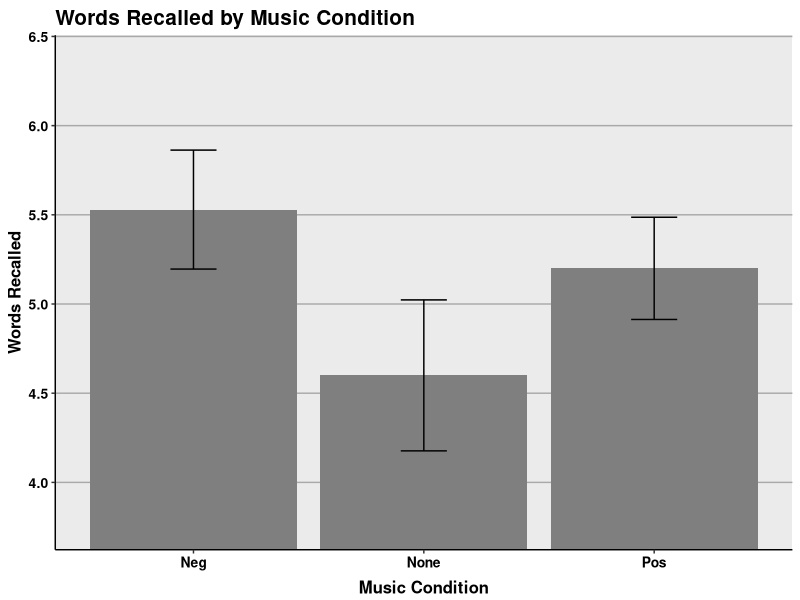
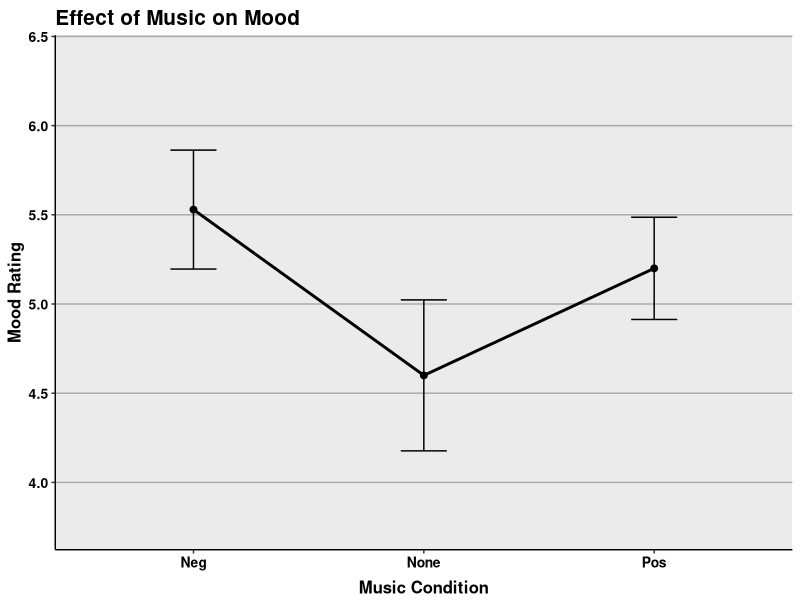
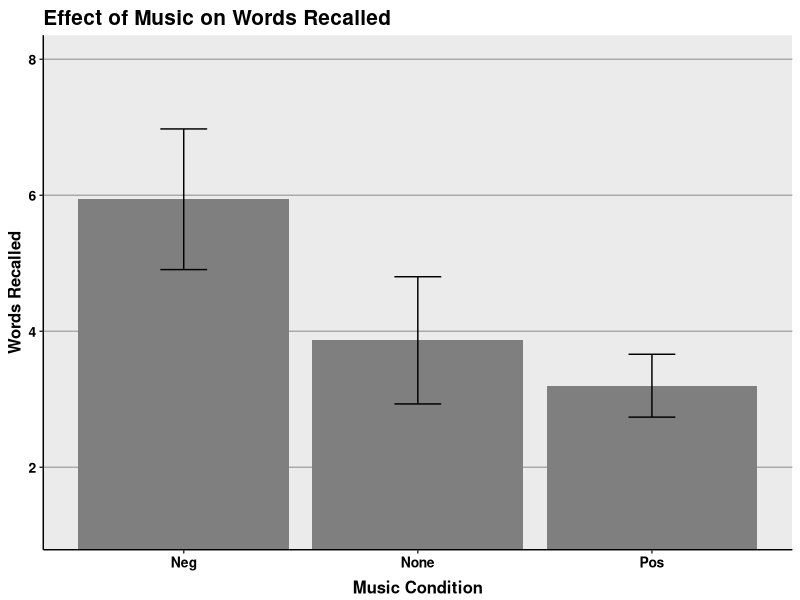
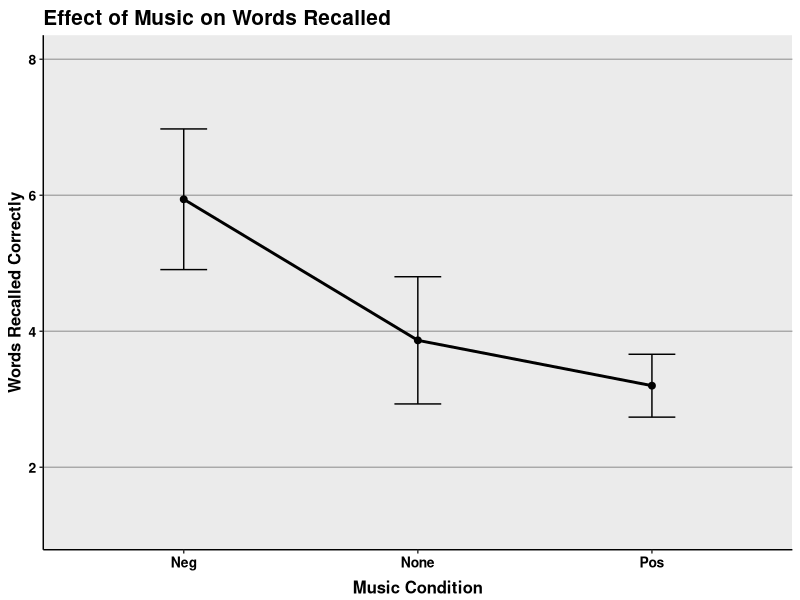

Reproduce these figures in R, in order.
## ---- chunk 1
dat<-read.csv("EffectsofMusiconMood.csv")
## ---- chunk 2
str(dat)
## ---- chunk 3
summary(aov(Mood.Rating~Condition, data=dat))
## ---- chunk 4

library(ggplot2)
library(gplots)
library(dplyr)

temp<-dat%>%group_by(Condition)%>%
  summarize(means=mean(Mood.Rating),
            sems=sd(Mood.Rating)/sqrt(length(Mood.Rating)))

f<-ggplot(temp, aes(x=Condition,
                    y=means,
                    fill=Condition))+
  geom_bar(stat="identity",position=position_dodge())+
  scale_fill_manual(values=c("darkgreen","red","blue"),
                     name="Music",
                     breaks=c("neg","no", "pos"),
                     labels=c("Neg", "No", "Pos"))+
  geom_errorbar(aes(ymax=means+sems,
                    ymin=means-sems),
                width=.2,
                position=position_dodge(.9))+
  ggtitle("Words Recalled by Music Condition")+
  labs(x="Music Condition",y="Words Recalled")+
  theme(plot.title=element_text(size=15,face="bold",vjust=.5))+
  theme(axis.title.x=element_text(size=12,face="bold",vjust=-.25))+
  theme(axis.title.y=element_text(size=12,face="bold",vjust=1))+
  theme(axis.text.x=element_text(size=10,face="bold",color="black"))+
  theme(axis.text.y=element_text(size=10,face="bold",color="black"))+
  coord_cartesian(ylim=c(min(temp$means)-2*max(temp$sems),
                         max(temp$means)+2*max(temp$sems)))+
  theme(panel.border=element_blank(),axis.line=element_line())+
  theme(panel.grid.major.x=element_blank())+
  theme(panel.grid.major.y=element_line(color="darkgrey"))+
  theme(panel.grid.minor.y=element_blank())+
  theme(legend.position=c(.4,.76))+
  theme(legend.background=element_blank())+
  theme(legend.background=element_rect(color="black"))+
  theme(legend.title=element_blank())+
  theme(legend.title=element_text(size=12))+
  theme(legend.title.align=.5)+
  theme(legend.text=element_text(size=10,face="bold"))
f

f<-ggplot(temp, aes(x=as.factor(Condition),
                    y=means,
                    group=1))+
  geom_line(size=1)+
  geom_point(size=2)+
  geom_errorbar(aes(ymax=means+sems,
                    ymin=means-sems),
                width=.2)+
  ggtitle("Effect of Music on Mood")+
  labs(x="Music Condition",y="Mood Rating")+
  theme(plot.title=element_text(size=15,face="bold",vjust=.5))+
  theme(axis.title.x=element_text(size=12,face="bold",vjust=-.25))+
  theme(axis.title.y=element_text(size=12,face="bold",vjust=1))+
  theme(axis.text.x=element_text(size=10,face="bold",color="black"))+
  theme(axis.text.y=element_text(size=10,face="bold",color="black"))+
  coord_cartesian(ylim=c(min(temp$means)-2*max(temp$sems),
                         max(temp$means)+2*max(temp$sems)))+
  theme(panel.border=element_blank(),axis.line=element_line())+
  theme(panel.grid.major.x=element_blank())+
  theme(panel.grid.major.y=element_line(color="darkgrey"))+
  theme(panel.grid.minor.y=element_blank())
f
## ---- chunk 5
summary(aov(Words.Correct~Condition, data=dat))
## ---- chunk 6

library(ggplot2)
library(gplots)
library(dplyr)

temp<-dat%>%group_by(Condition)%>%
  summarize(means=mean(Words.Correct),
            sems=sd(Words.Correct)/sqrt(length(Words.Correct)))

f<-ggplot(temp, aes(x=Condition,
                    y=means,
                    fill=Condition))+
  geom_bar(stat="identity",position=position_dodge())+
  scale_fill_manual(values=c("darkgreen","red","blue"),
                     name="Music",
                     breaks=c("neg","no", "pos"),
                     labels=c("Neg", "No", "Pos"))+
  geom_errorbar(aes(ymax=means+sems,
                    ymin=means-sems),
                width=.2,
                position=position_dodge(.9))+
  ggtitle("Effect of Music on Words Recalled")+
  labs(x="Music Condition",y="Words Recalled")+
  theme(plot.title=element_text(size=15,face="bold",vjust=.5))+
  theme(axis.title.x=element_text(size=12,face="bold",vjust=-.25))+
  theme(axis.title.y=element_text(size=12,face="bold",vjust=1))+
  theme(axis.text.x=element_text(size=10,face="bold",color="black"))+
  theme(axis.text.y=element_text(size=10,face="bold",color="black"))+
  coord_cartesian(ylim=c(min(temp$means)-2*max(temp$sems),
                         max(temp$means)+2*max(temp$sems)))+
  theme(panel.border=element_blank(),axis.line=element_line())+
  theme(panel.grid.major.x=element_blank())+
  theme(panel.grid.major.y=element_line(color="darkgrey"))+
  theme(panel.grid.minor.y=element_blank())+
  theme(legend.position=c(.4,.76))+
  theme(legend.background=element_blank())+
  theme(legend.background=element_rect(color="black"))+
  theme(legend.title=element_blank())+
  theme(legend.title=element_text(size=12))+
  theme(legend.title.align=.5)+
  theme(legend.text=element_text(size=10,face="bold"))
f

f<-ggplot(temp, aes(x=as.factor(Condition),
                    y=means,
                    group=1))+
  geom_line(size=1)+
  geom_point(size=2)+
  geom_errorbar(aes(ymax=means+sems,
                    ymin=means-sems),
                width=.2)+
  ggtitle("Effect of Music on Words Recalled")+
  labs(x="Music Condition",y="Words Recalled Correctly")+
  theme(plot.title=element_text(size=15,face="bold",vjust=.5))+
  theme(axis.title.x=element_text(size=12,face="bold",vjust=-.25))+
  theme(axis.title.y=element_text(size=12,face="bold",vjust=1))+
  theme(axis.text.x=element_text(size=10,face="bold",color="black"))+
  theme(axis.text.y=element_text(size=10,face="bold",color="black"))+
  coord_cartesian(ylim=c(min(temp$means)-2*max(temp$sems),
                         max(temp$means)+2*max(temp$sems)))+
  theme(panel.border=element_blank(),axis.line=element_line())+
  theme(panel.grid.major.x=element_blank())+
  theme(panel.grid.major.y=element_line(color="darkgrey"))+
  theme(panel.grid.minor.y=element_blank())
f
## ---- chunk 7

mean(dat$Words.Correct[dat$Condition=="Neg"])
mean(dat$Words.Correct[dat$Condition=="Pos"])
mean(dat$Words.Correct[dat$Condition=="None"])
## ---- chunk 8
t.test(dat$Words.Correct[dat$Condition=="None"],
dat$Words.Correct[dat$Condition=="Pos"],
var.equal=TRUE)
## ---- chunk 9
t.test(dat$Words.Correct[dat$Condition=="None"],
dat$Words.Correct[dat$Condition=="Neg"],
var.equal=TRUE)
## ---- chunk 10
t.test(dat$Words.Correct[dat$Condition=="Neg"],
dat$Words.Correct[dat$Condition=="Pos"],
var.equal=TRUE)
